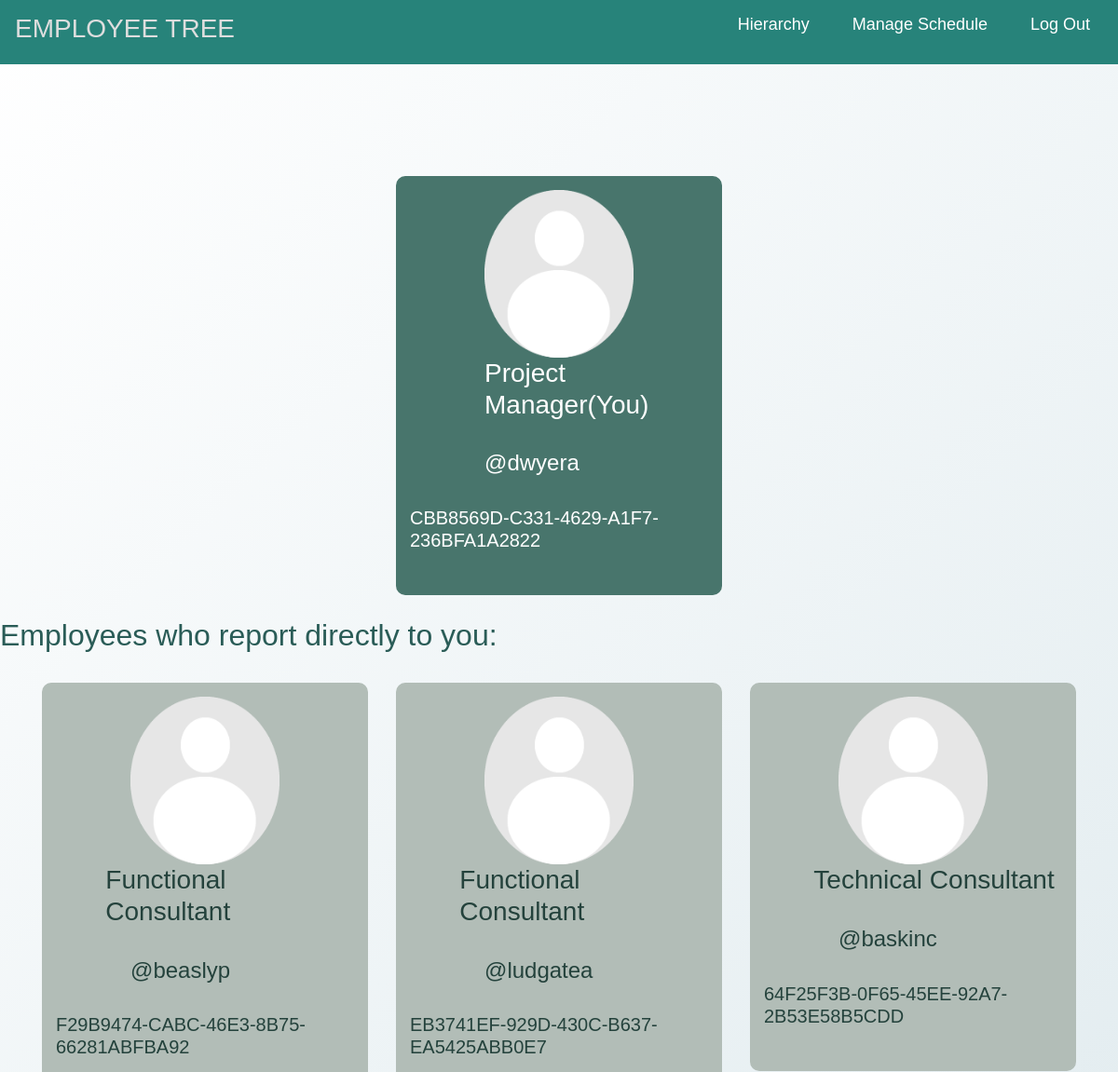
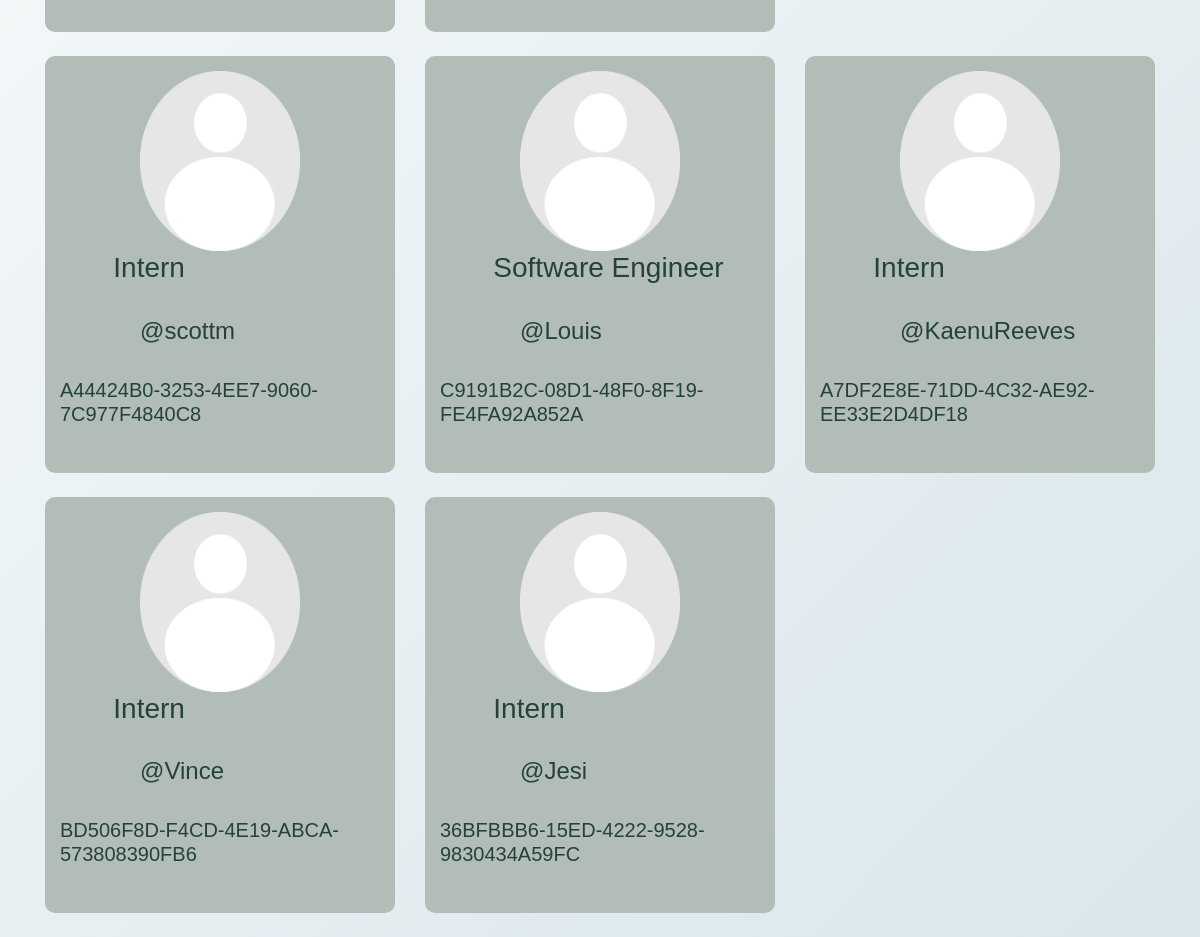
Screenshot of /hierarchy.php (signed in) with the database file from the repository (2 pictures, top to bottom).
### tables this page shows
CREATE TABLE `tbusers` (
  `id` int(100) NOT NULL,
  `username` varchar(100) NOT NULL,
  `firstname` varchar(100) NOT NULL,
  `surname` varchar(100) NOT NULL,
  `password` varchar(255) NOT NULL,
  `title` varchar(100) NOT NULL,
  `reports_to` varchar(255) NOT NULL,
  `idt` varchar(255) NOT NULL
);

### hierarchy.php (the view, shortened to what this page needs)
<?php
require "connection.php";
include "navbar.php";
	$UserID =  $_SESSION['id'];
?>
<!DOCTYPE html>
<html lang="en">
    <head>
        <link rel="stylesheet" type="text/css" href="css/style.css" />
        <link rel="stylesheet" href="https://cdn.jsdelivr.net/npm/bootstrap@4.3.1/dist/css/bootstrap.min.css">
    </head>
<body>
</body>
</html>
<?php
$queryShow = "SELECT * FROM tbusers WHERE idt = '$UserID' ";
$resultss = $conn->query($queryShow);
if($resultss->num_rows > 0)
{
	echo '<div class="container">
	<div class="row">';
	while ($row = $resultss->fetch_assoc())
	{
		$CurrentEvent =$row["idt"];
		echo '<div class="col-12 col-md-4 offset-md-4" class="showCard">
                <form action="strangerpage.php" method="post">
					<div class="myCardMain">
                    <img src="gallery/default profile.png" style="width:50%;height:180px; margin-left: 25%;" class= “eventsGallery"/>
						<div class="">'.
							'<h3 class="offset-3">'.$row["title"].'(You)</h3><br/>'.
							'<h4 class="offset-3">@'.$row["username"].'</h4><br/>'.
							'<h5>'.$row["idt"].'</h5><br/>'.
						'</div>
                        <input type="hidden"  name="user_stuff" value="'.$CurrentEvent.'">
					</div>
                </form>
			  </div>';
	}
	echo '</div>';
	echo '</div>';
}
else{
	echo "<h1 class='TheMessage'> No one  reports to you</h1>";
}
$queryShow = "SELECT * FROM tbusers WHERE reports_to = '$UserID' ";
$resultss = $conn->query($queryShow);
if($resultss->num_rows > 0)
{
	echo "<h2 class='TheMessage'>Employees who report directly to you: </h2><br/>";
	echo '<div class="container">
	<div class="row">';
	while ($row = $resultss->fetch_assoc())
	{
		$CurrentEvent =$row["idt"];
		echo '<div class="col-12 col-md-4" class="showCard">
                <form action="strangerpage.php" method="post">
					<div class="myCard">
                    <img src="gallery/default profile.png" style="width:50%;height:180px; margin-left: 25%;" class= “eventsGallery"/>
						<div class="">'.
							'<h3 class="offset-2">'.$row["title"].'</h3><br/>'.
							'<h4 class="offset-3">@'.$row["username"].'</h4><br/>'.
							'<h5>'.$row["idt"].'</h5><br/>'.
						'</div>
                        <input type="hidden"  name="user_stuff" value="'.$CurrentEvent.'">
					</div><br>
                </form>
			  </div>';
	}
	echo '</div>';
	echo '</div>';
}
else{
	echo "<h1 class='TheMessage'> No one  reports to you</h1>";
}
?>

### navbar.php (shortened to what this page needs)
<!DOCTYPE html>
<html lang="en">
<head>
    <link rel = "stylesheet" type = "text/css" href ="css/navstyle.css">
</head>
<body>
<nav class="navbar">
            <div class="logo"><h3>EMPLOYEE TREE</h3></div>
            <ul class="nav-links">
              <div class="menu">
                <li><a href="hierarchy.php">Hierarchy</a></li>
                <li><a href="manage.php">Manage Schedule</a></li>
                <li><a href="logout.php">Log Out</a></li>
              </div>
            </ul>
          </nav>
</body>
</html>

### CSS/navstyle.css (style rules this page uses)
* { margin: 0; padding: 0; box-sizing: border-box; font-family: montserratreg; }
a { text-decoration: none; }
li { list-style: none; }
.navbar { display: flex; align-items: center; justify-content: space-between; padding: 20px; background-color: #27837a; color:rgb(222, 222, 222); }
.nav-links a { color:#ffff; }
.menu { display: flex; gap: 1em; font-size: 18px; }
.menu li { padding: 5px 14px; }

### CSS/style.css (style rules this page uses)
* { font-family: Arial, Helvetica, sans-serif; }
.TheMessage { color: rgb(42, 92, 87); }
.myCard { background-color: #b2bdb7; min-height: 350px auto; border-radius: 10px; padding: 15px; word-wrap: break-word; color:#24423c; }
.myCardMain { background-color: #48756c; min-height: 350px auto; border-radius: 10px; padding: 15px; color: white; }
body { background: linear-gradient(-45deg, #fdf5f3, #c3dbd4, #cddee4, #ffffff); background-size: 400% 400%; animation: gradient 15s ease infinite; height: auto; background-color: rgb(231, 231, 231); }

### rows the page displays
tbusers: title "Project Manager", username "dwyera", idt "CBB8569D-C331-4629-A1F7-236BFA1A2822"
tbusers: title "Functional Consultant", username "beaslyp", idt "F29B9474-CABC-46E3-8B75-66281ABFBA92"
tbusers: title "Functional Consultant", username "ludgatea", idt "EB3741EF-929D-430C-B637-EA5425ABB0E7"
tbusers: title "Technical Consultant", username "baskinc", idt "64F25F3B-0F65-45EE-92A7-2B53E58B5CDD"
tbusers: title "Intern", username "scottm", idt "A44424B0-3253-4EE7-9060-7C977F4840C8"
tbusers: title "Software Engineer", username "Louis", idt "C9191B2C-08D1-48F0-8F19-FE4FA92A852A"
tbusers: title "Intern", username "KaenuReeves", idt "A7DF2E8E-71DD-4C32-AE92-EE33E2D4DF18"
tbusers: title "Intern", username "Vince", idt "BD506F8D-F4CD-4E19-ABCA-573808390FB6"
tbusers: title "Intern", username "Jesi", idt "36BFBBB6-15ED-4222-9528-9830434A59FC"
